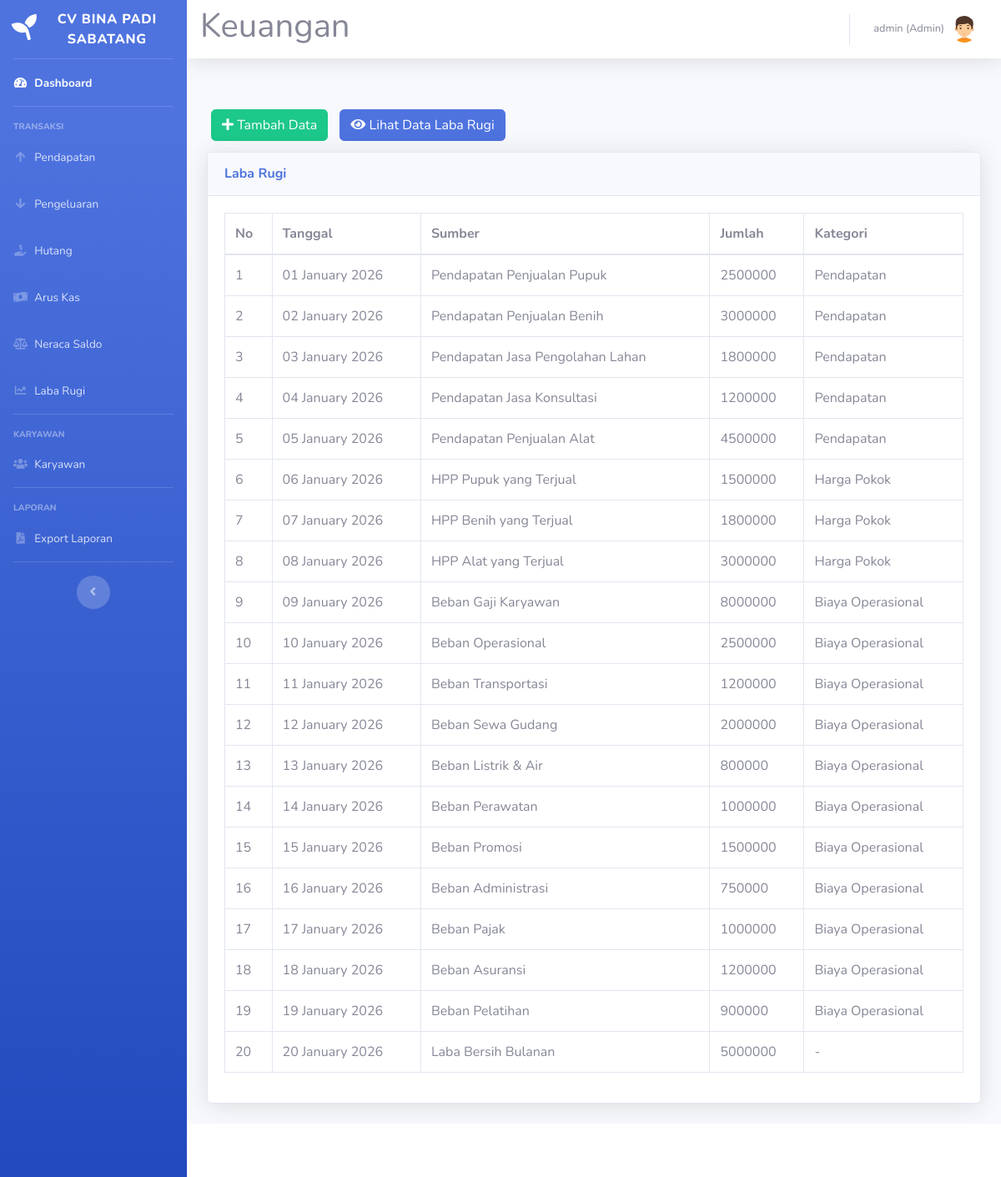
The app's page /laba-rugi.php (signed in) with its own data.
### tables this page shows
CREATE TABLE `laba_rugi` (
  `id_laba_rugi` int(11) NOT NULL,
  `tanggal` date DEFAULT NULL,
  `sumber` varchar(100) DEFAULT NULL,
  `jumlah` int(30) DEFAULT NULL,
  `status` int(11) DEFAULT NULL,
  `id_user` int(11) DEFAULT NULL
);

### laba-rugi.php (the view, shortened to what this page needs)
<!DOCTYPE html>
<html lang="en">
<head>
    <link href="vendor/fontawesome-free/css/all.min.css" rel="stylesheet" type="text/css">
    <link href="css/sb-admin-2.min.css" rel="stylesheet">
</head>
<body id="page-top">
    <?php
    require('sidebar.php');
    ?>
    <div id="content">
        <?php require('navbar.php'); ?>
        <div class="container-fluid">
            <div class="row">
            </div>
            <div class="row">
                <div class="col-12">
                    <div class="py-2">
                        <a href="laba-rugi-tambah.php" class="btn btn-success" style="margin:5px"><i class="fa fa-plus"></i> Tambah Data</a>
                        <a href="laba-rugi-lihat.php" class="btn btn-primary" style="margin:5px"><i class="fa fa-eye"></i> Lihat Data Laba Rugi</a>
                    </div>
                    <div class="card shadow mb-4">
                        <div class="card-header py-3">
                            <h6 class="m-0 font-weight-bold text-primary">Laba Rugi</h6>
                        </div>
                        <div class="card-body">
                            <div class="table-responsive">
                                <table class="table table-bordered" id="dataTable" width="100%" cellspacing="0">
                                    <thead>
                                        <tr>
                                            <th>No</th>
                                            <th>Tanggal</th>
                                            <th>Sumber</th>
                                            <th>Jumlah</th>
                                            <th>Kategori</th>
                                        </tr>
                                    </thead>
                                    <tbody>
                                        <?php
                                        include('koneksi.php');
                                        $query = "SELECT * FROM laba_rugi WHERE id_user = 1";
                                        $result = mysqli_query($koneksi, $query);
                                        $no = 1;
                                        if ($result) {
                                            while ($row = mysqli_fetch_assoc($result)) {
                                                echo "<tr>";
                                                echo "<td>" . $no++ . "</td>";
                                                echo "<td>" . date('d F Y', strtotime($row["tanggal"])) . "</td>";
                                                echo "<td>" . $row['sumber'] . "</td>";
                                                echo "<td>" . $row['jumlah'] . "</td>";
                                                echo "<td>";
                                                switch ($row['status']) {
                                                    case 1:
                                                        echo "Pendapatan";
                                                        break;
                                                    case 2:
                                                        echo "Harga Pokok";
                                                        break;
                                                    case 3:
                                                        echo "Biaya Operasional";
                                                        break;
                                                    default:
                                                        echo "-";
                                                        break;
                                                }
                                                echo "</td>";
                                                echo "</tr>";
                                            }
                                        } else {
                                            echo "<tr><td colspan='5'>Tidak ada data</td></tr>";
                                        }
                                        ?>
                                    </tbody>
                                </table>
                            </div>
                        </div>
                    </div>
                </div>
            </div>
        </div>
        <?php require 'footer.php' ?>
    </div>
    </div>
</body>
</html>

### records on screen
laba_rugi: tanggal "01 January 2026", sumber "Pendapatan Penjualan Pupuk", jumlah "2500000", status "Pendapatan"
laba_rugi: tanggal "02 January 2026", sumber "Pendapatan Penjualan Benih", jumlah "3000000", status "Pendapatan"
laba_rugi: tanggal "03 January 2026", sumber "Pendapatan Jasa Pengolahan Lahan", jumlah "1800000", status "Pendapatan"
laba_rugi: tanggal "04 January 2026", sumber "Pendapatan Jasa Konsultasi", jumlah "1200000", status "Pendapatan"
laba_rugi: tanggal "05 January 2026", sumber "Pendapatan Penjualan Alat", jumlah "4500000", status "Pendapatan"
laba_rugi: tanggal "06 January 2026", sumber "HPP Pupuk yang Terjual", jumlah "1500000", status "Harga Pokok"
laba_rugi: tanggal "07 January 2026", sumber "HPP Benih yang Terjual", jumlah "1800000", status "Harga Pokok"
laba_rugi: tanggal "08 January 2026", sumber "HPP Alat yang Terjual", jumlah "3000000", status "Harga Pokok"
laba_rugi: tanggal "09 January 2026", sumber "Beban Gaji Karyawan", jumlah "8000000", status "Biaya Operasional"
laba_rugi: tanggal "10 January 2026", sumber "Beban Operasional", jumlah "2500000", status "Biaya Operasional"
laba_rugi: tanggal "11 January 2026", sumber "Beban Transportasi", jumlah "1200000", status "Biaya Operasional"
laba_rugi: tanggal "12 January 2026", sumber "Beban Sewa Gudang", jumlah "2000000", status "Biaya Operasional"
laba_rugi: tanggal "13 January 2026", sumber "Beban Listrik & Air", jumlah "800000", status "Biaya Operasional"
laba_rugi: tanggal "14 January 2026", sumber "Beban Perawatan", jumlah "1000000", status "Biaya Operasional"
laba_rugi: tanggal "15 January 2026", sumber "Beban Promosi", jumlah "1500000", status "Biaya Operasional"
laba_rugi: tanggal "16 January 2026", sumber "Beban Administrasi", jumlah "750000", status "Biaya Operasional"
laba_rugi: tanggal "17 January 2026", sumber "Beban Pajak", jumlah "1000000", status "Biaya Operasional"
laba_rugi: tanggal "18 January 2026", sumber "Beban Asuransi", jumlah "1200000", status "Biaya Operasional"
laba_rugi: tanggal "19 January 2026", sumber "Beban Pelatihan", jumlah "900000", status "Biaya Operasional"
laba_rugi: tanggal "20 January 2026", sumber "Laba Bersih Bulanan", jumlah "5000000"

### other values on screen
$_SESSION['nama'] "admin"
$_SESSION['level'] "Admin"
